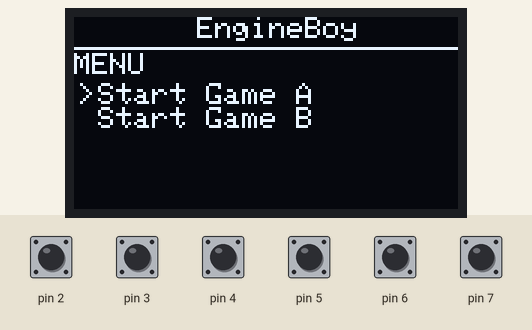
This sketch was run on a simulated Arduino Leonardo, built with avr-gcc and run on an emulated ATmega32U4. Shown: 128×64 one-colour display. The inputs (shaded band) are chosen by the test bench; at power-on: pin 2–7 HIGH.

Above: at 1.2 s.
1.3 s: pin 2 pulled LOW for 0.15 s
At 1.8 s:
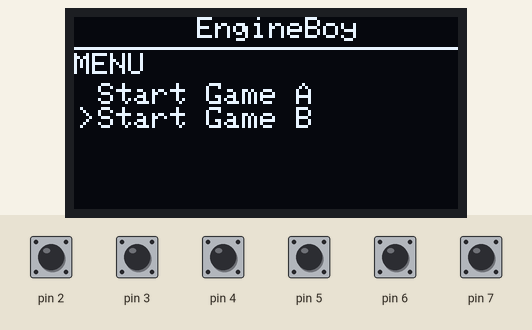
2.9 s: pin 7 pulled LOW for 0.15 s
At 4.1 s:
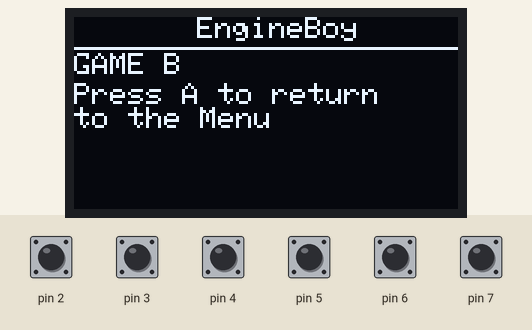
4.5 s: pin 6 pulled LOW for 0.15 s
At 5.5 s:
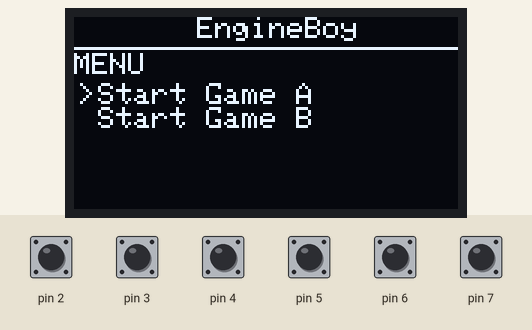
6.1 s: pin 7 pulled LOW for 0.15 s
At 6.7 s:
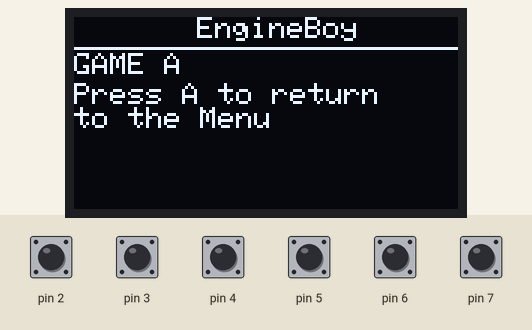
Timing chart, 0 to 8.7 s (numbered marks = the images above; inputs shaded):
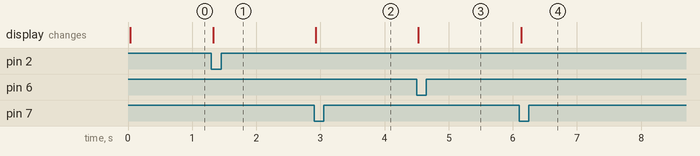

Measured:
- after the input at 1.3 s, the display: changes at once (image 1)
- after the input at 2.9 s, the display: changes at once (image 2)
- after the input at 4.5 s, the display: changes at once (image 3)
- after the input at 6.1 s, the display: changes at once (image 4)

The sketch:

EngineBoySample.ino
```cpp
#include "SampleEngine.h"

SampleEngine engine;

void setup() {
	engine.setup();
}

void loop() {

	if(!engine.arduboy.nextFrame())
		return;

	engine.update();
	engine.display();
}
```

GameScenes.cpp
```cpp
#include "GameScenes.h"

////////////////////////////////////////////
// MenuScene

MenuScene::MenuScene()
{
		menuIDX = 0;
}

void MenuScene::update(EngineBoy<SampleGameContext, SampleGameScenes> & engine)
{
		if(engine.arduboy.justPressed(B_BUTTON))
				engine.changeToScene((menuIDX == 0) ? SampleGameScenes::GameA : SampleGameScenes::GameB);

		if(engine.arduboy.justPressed(UP_BUTTON))
				menuIDX--;

		if(engine.arduboy.justPressed(DOWN_BUTTON))
				menuIDX++;

		menuIDX = menuIDX%2;
}

void MenuScene::render(EngineBoy<SampleGameContext, SampleGameScenes> & engine)
{
		uint8_t yPos = engine.getContext().yValue();

		engine.arduboy.setCursor(0, yPos);
		engine.arduboy.print(F("MENU"));

		engine.arduboy.setCursor(8, yPos + 10);
		engine.arduboy.print(F("Start Game A"));

		engine.arduboy.setCursor(8, yPos + 18);
		engine.arduboy.print(F("Start Game B"));

		engine.arduboy.setCursor(1, yPos + 10+menuIDX*8);
		engine.arduboy.print(F(">"));
}


////////////////////////////////////////////
// GameSceneA

void GameSceneA::update(EngineBoy<SampleGameContext, SampleGameScenes> & engine)
{
		if(engine.arduboy.justPressed(A_BUTTON)) engine.changeToScene(SampleGameScenes::Menu);
}

void GameSceneA::render(EngineBoy<SampleGameContext, SampleGameScenes> & engine)
{
		uint8_t yPos = engine.getContext().yValue();

		engine.arduboy.setCursor(0, yPos);
		engine.arduboy.print(F("GAME A"));

		engine.arduboy.setCursor(0, yPos + 10);
		engine.arduboy.print(F("Press A to return\nto the Menu"));
}

////////////////////////////////////////////
// GameSceneB

void GameSceneB::update(EngineBoy<SampleGameContext, SampleGameScenes> & engine)
{
		if(engine.arduboy.justPressed(A_BUTTON)) engine.changeToScene(SampleGameScenes::Menu);
}

void GameSceneB::render(EngineBoy<SampleGameContext, SampleGameScenes> & engine)
{
		uint8_t yPos = engine.getContext().yValue();

		engine.arduboy.setCursor(0, yPos);
		engine.arduboy.print(F("GAME B"));

		engine.arduboy.setCursor(0, yPos + 10);
		engine.arduboy.print(F("Press A to return\nto the Menu"));
}
```

GameScenes.h
```cpp
#pragma once

#include "EngineBoy.h"
#include "SampleGameContext.h"

enum class SampleGameScenes{
	Menu,
	GameA,
	GameB
};

//////////////////////
//////////////////////

class MenuScene : public GameScene<SampleGameContext, SampleGameScenes>
{
private:
		uint8_t menuIDX;

public:
		MenuScene();
		void update(EngineBoy<SampleGameContext, SampleGameScenes> & engine) override;
		void render(EngineBoy<SampleGameContext, SampleGameScenes> & engine) override;
};


//////////////////////
//////////////////////

class GameSceneA : public GameScene<SampleGameContext, SampleGameScenes>
{

public:
		void update(EngineBoy<SampleGameContext, SampleGameScenes> & engine) override;
		void render(EngineBoy<SampleGameContext, SampleGameScenes> & engine) override;
};


//////////////////////
//////////////////////

class GameSceneB : public GameScene<SampleGameContext, SampleGameScenes>
{

public:
		void update(EngineBoy<SampleGameContext, SampleGameScenes> & engine) override;
		void render(EngineBoy<SampleGameContext, SampleGameScenes> & engine) override;
};
```

SampleEngine.cpp
```cpp
#include "SampleEngine.h"

void SampleEngine::setup(void)
{
		// call super
		EngineBoy::setup();

		// set y yValue
		this->getContext().setYValue(12);

		// show menu
		this->changeToScene(SampleGameScenes::Menu);
}

////////////////////////////
// Engineboy implementation

void SampleEngine::willShowScene(GameScene<SampleGameContext, SampleGameScenes> *nextScene)
{
	// Get rid of 'unused parameter' warnings
	(void)nextScene;
}

void SampleEngine::didDismissScene(GameScene<SampleGameContext, SampleGameScenes> *previousScene)
{
	// Clean up
	if(previousScene != nullptr)
			 delete previousScene;
}

GameScene<SampleGameContext, SampleGameScenes> * SampleEngine::gameSceneForSceneID(SampleGameScenes sceneID)
{
		switch(sceneID)
		{
				case SampleGameScenes::Menu: return new MenuScene();
				case SampleGameScenes::GameA: return new GameSceneA();
				case SampleGameScenes::GameB: return new GameSceneB();
				default: return nullptr;
		}
}

void SampleEngine::_render(void)
{
	arduboy.setCursor(41,0);
	arduboy.print(F("EngineBoy"));

	arduboy.fillRect(0, this->getContext().yValue()-2, 128, 1);
}
```

SampleEngine.h
```cpp
#pragma once

#include "EngineBoy.h"
#include "GameScenes.h"
#include "SampleGameContext.h"

class SampleEngine: public EngineBoy <SampleGameContext, SampleGameScenes>
{
private:
	SampleGameContext _context;

public:
	void setup(void) final;

	// Getter & Setter for context
	SampleGameContext & getContext(void) final
	{
			return this->_context;
	}

	const SampleGameContext & getContext(void) const final
	{
		return this->_context;
	}

private:
	void willShowScene(GameScene<SampleGameContext, SampleGameScenes> *nextScene) final;
	void didDismissScene(GameScene<SampleGameContext, SampleGameScenes> *previousScene) final;
	GameScene<SampleGameContext, SampleGameScenes> * gameSceneForSceneID(SampleGameScenes sceneID);

	void _render(void) final;
};
```

SampleGameContext.h
```cpp
#pragma once

#include <Arduino.h>

class SampleGameContext
{
public:

	// Getters & setters
	uint16_t yValue(void) const
	{
		return _yValue;
	}

	void setYValue(uint16_t aVal)
	{
		_yValue = aVal;
	}

private:
	uint16_t _yValue;
};
```
